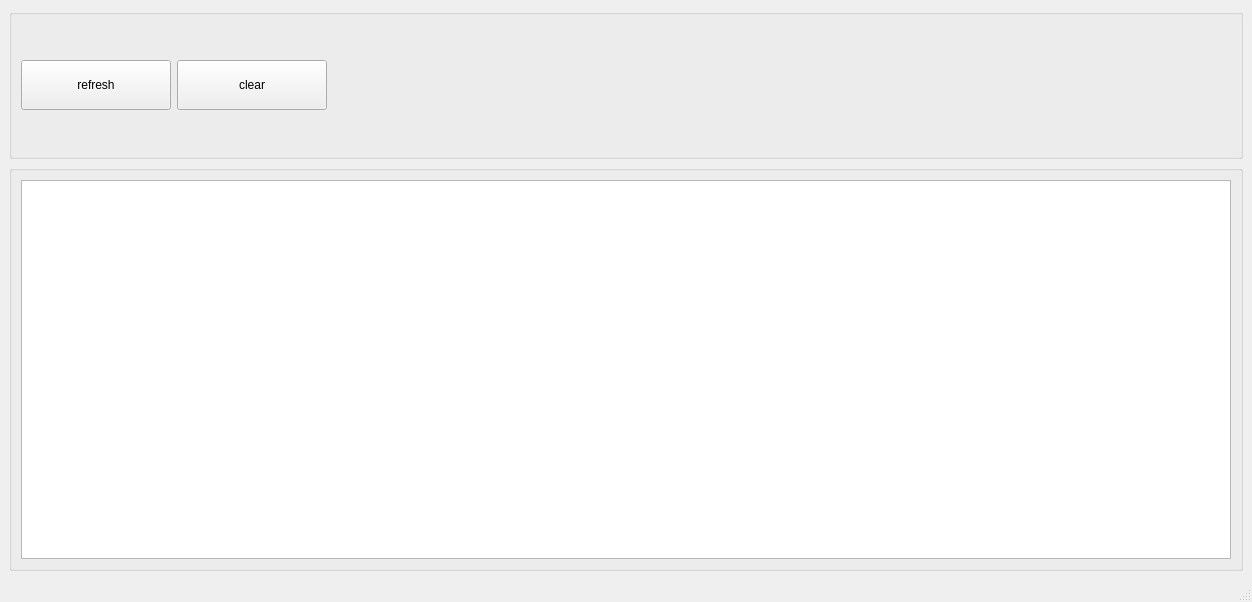
<?xml version="1.0" encoding="UTF-8"?>
<ui version="4.0">
 <class>MainWindow</class>
 <widget class="QMainWindow" name="MainWindow">
  <property name="geometry">
   <rect>
    <x>0</x>
    <y>0</y>
    <width>1252</width>
    <height>602</height>
   </rect>
  </property>
  <property name="windowTitle">
   <string>MainWindow</string>
  </property>
  <widget class="QWidget" name="centralwidget">
   <layout class="QVBoxLayout" name="verticalLayout">
    <item>
     <widget class="QGroupBox" name="groupBox">
      <property name="sizePolicy">
       <sizepolicy hsizetype="Expanding" vsizetype="Fixed">
        <horstretch>0</horstretch>
        <verstretch>0</verstretch>
       </sizepolicy>
      </property>
      <property name="minimumSize">
       <size>
        <width>0</width>
        <height>150</height>
       </size>
      </property>
      <property name="maximumSize">
       <size>
        <width>16777215</width>
        <height>150</height>
       </size>
      </property>
      <property name="title">
       <string/>
      </property>
      <layout class="QHBoxLayout" name="horizontalLayout_2">
       <item>
        <widget class="QPushButton" name="get_info_btn">
         <property name="sizePolicy">
          <sizepolicy hsizetype="Fixed" vsizetype="Fixed">
           <horstretch>0</horstretch>
           <verstretch>0</verstretch>
          </sizepolicy>
         </property>
         <property name="minimumSize">
          <size>
           <width>150</width>
           <height>50</height>
          </size>
         </property>
         <property name="maximumSize">
          <size>
           <width>150</width>
           <height>50</height>
          </size>
         </property>
         <property name="text">
          <string>refresh</string>
         </property>
        </widget>
       </item>
       <item>
        <widget class="QPushButton" name="clear_btn">
         <property name="sizePolicy">
          <sizepolicy hsizetype="Fixed" vsizetype="Fixed">
           <horstretch>0</horstretch>
           <verstretch>0</verstretch>
          </sizepolicy>
         </property>
         <property name="minimumSize">
          <size>
           <width>150</width>
           <height>50</height>
          </size>
         </property>
         <property name="maximumSize">
          <size>
           <width>150</width>
           <height>50</height>
          </size>
         </property>
         <property name="text">
          <string>clear</string>
         </property>
        </widget>
       </item>
       <item>
        <spacer name="horizontalSpacer">
         <property name="orientation">
          <enum>Qt::Horizontal</enum>
         </property>
         <property name="sizeHint" stdset="0">
          <size>
           <width>1055</width>
           <height>20</height>
          </size>
         </property>
        </spacer>
       </item>
      </layout>
     </widget>
    </item>
    <item>
     <widget class="QGroupBox" name="groupBox_2">
      <property name="sizePolicy">
       <sizepolicy hsizetype="Expanding" vsizetype="Expanding">
        <horstretch>0</horstretch>
        <verstretch>0</verstretch>
       </sizepolicy>
      </property>
      <property name="title">
       <string/>
      </property>
      <layout class="QHBoxLayout" name="horizontalLayout">
       <item>
        <widget class="QTextBrowser" name="monitor_info"/>
       </item>
      </layout>
     </widget>
    </item>
   </layout>
  </widget>
  <widget class="QMenuBar" name="menubar">
   <property name="geometry">
    <rect>
     <x>0</x>
     <y>0</y>
     <width>1252</width>
     <height>21</height>
    </rect>
   </property>
  </widget>
  <widget class="QStatusBar" name="statusbar"/>
 </widget>
 <resources/>
 <connections/>
</ui>
